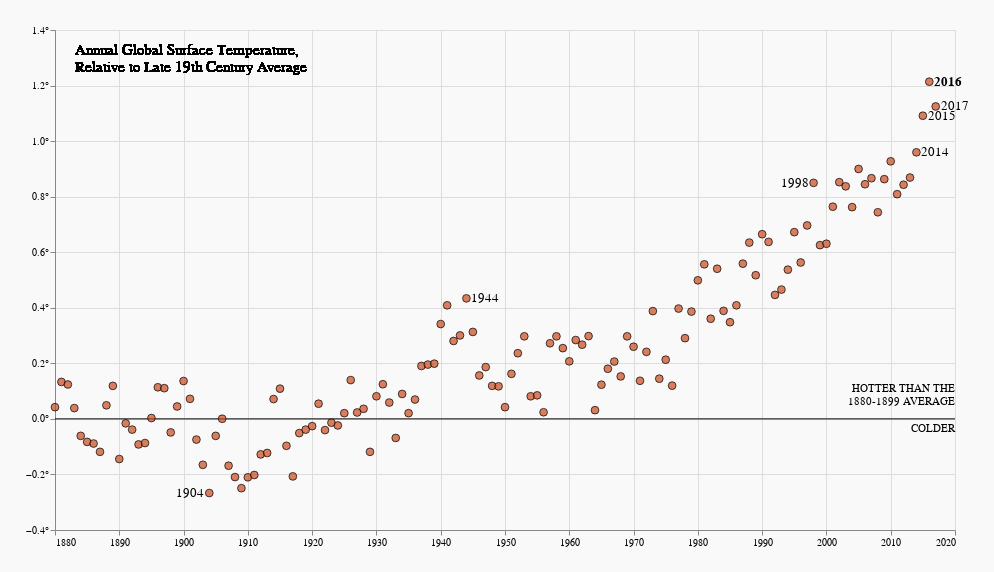

The notebook cell saved with this chart:
### Code cell
alt.layer(line,
          text_above,
          text_below,
          text_head,
          base,
          points_with_year_right,
          points_with_year_left,
          points_with_year_bold).properties(width = width,
                                            height = height,
                                            background = '#F9F9F9',
                                            padding = 25)

### Figure 1 — Vega-Lite specification as saved in the notebook (floating-point values rounded to 4 significant figures; data arrays with more than 128 entries replaced by an {"elided": "..."} marker saying what was removed)
{"config": {"view": {"continuousWidth": 400, "continuousHeight": 300}}, "layer": [{"data": {"name": "data-0b0be989e3ce0a0e1d4765aa61d57660"}, "mark": "rule", "encoding": {"y": {"type": "quantitative", "axis": {"tickCount": 10}, "field": "80-90avg"}}}, {"data": {"name": "data-0b0be989e3ce0a0e1d4765aa61d57660"}, "mark": {"type": "text", "align": "right", "dy": -30, "lineBreak": "\n"}, "encoding": {"text": {"value": "HOTTER THAN THE\n 1880-1899 AVERAGE"}, "x": {"value": 900}, "y": {"type": "quantitative", "axis": {"tickCount": 10}, "field": "80-90avg"}}}, {"data": {"name": "data-0b0be989e3ce0a0e1d4765aa61d57660"}, "mark": {"type": "text", "align": "right", "dy": 10, "lineBreak": "\n"}, "encoding": {"text": {"value": "COLDER"}, "x": {"value": 900}, "y": {"type": "quantitative", "axis": {"tickCount": 10}, "field": "80-90avg"}}}, {"data": {"name": "data-4be9e82007fc8549801a3b944de2f0a9"}, "mark": {"type": "text", "align": "left", "dx": 20, "dy": 20, "fontSize": 15, "lineBreak": "\n"}, "encoding": {"text": {"value": "Annual Global Surface Temperature,\n Relative to Late 19th Century Average"}, "x": {"value": 0}, "y": {"value": 0}}}, {"data": {"name": "data-4be9e82007fc8549801a3b944de2f0a9"}, "mark": {"type": "point", "color": "black", "fill": "#ca4a1c", "size": 60, "strokeWidth": 1}, "encoding": {"x": {"type": "quantitative", "axis": {"format": "<4d", "tickCount": 14}, "field": "Year", "scale": {"zero": false}, "title": ""}, "y": {"type": "quantitative", "axis": {"labelExpr": "datum.label+ \"°\""}, "field": "year_mean_rel", "title": ""}}}, {"data": {"name": "data-f7463814554f033c88e5a23eec1565b5"}, "mark": {"type": "text", "align": "left", "baseline": "middle", "dx": 5, "fontSize": 13}, "encoding": {"text": {"type": "quantitative", "field": "Year"}, "x": {"type": "quantitative", "field": "Year", "title": ""}, "y": {"type": "quantitative", "field": "year_mean_rel", "title": ""}}}, {"data": {"name": "data-db22589b17cd40db2cd3a1f54ad72d60"}, "mark": {"type": "text", "align": "right", "baseline": "middle", "dx": -5, "fontSize": 13}, "encoding": {"text": {"type": "quantitative", "field": "Year"}, "x": {"type": "quantitative", "field": "Year", "title": ""}, "y": {"type": "quantitative", "field": "year_mean_rel", "title": ""}}}, {"data": {"name": "data-bcab19d9f31fea8198ed92c87b0ad69c"}, "mark": {"type": "text", "align": "left", "baseline": "middle", "dx": 5, "fontSize": 13, "fontWeight": "bold"}, "encoding": {"text": {"type": "quantitative", "field": "Year"}, "x": {"type": "quantitative", "field": "Year", "title": ""}, "y": {"type": "quantitative", "field": "year_mean_rel", "title": ""}}}], "background": "#F9F9F9", "height": 500, "padding": 25, "width": 900, "$schema": "https://vega.github.io/schema/vega-lite/v4.8.1.json", "datasets": {"data-0b0be989e3ce0a0e1d4765aa61d57660": [{"80-90avg": 0}], "data-4be9e82007fc8549801a3b944de2f0a9": {"elided": "138 records"}, "data-f7463814554f033c88e5a23eec1565b5": [{"Year": 1944, "Jan": 0.35, "Feb": 0.26, "Mar": 0.26, "Apr": 0.19, "May": 0.19, "Jun": 0.2, "Jul": 0.18, "Aug": 0.17, "Sep": 0.3, "Oct": 0.25, "Nov": 0.1, "Dec": 0.02, "J-D": 0.21, "D-N": ".23", "DJF": ".29", "MAM": 0.22, "JJA": 0.18, "SON": 0.22, "year_mean": 0.2058, "year_mean_rel": 0.4339}, {"Year": 2014, "Jan": 0.73, "Feb": 0.52, "Mar": 0.76, "Apr": 0.77, "May": 0.85, "Jun": 0.66, "Jul": 0.56, "Aug": 0.8, "Sep": 0.88, "Oct": 0.81, "Nov": 0.66, "Dec": 0.78, "J-D": 0.73, "D-N": ".72", "DJF": ".63", "MAM": 0.79, "JJA": 0.67, "SON": 0.78, "year_mean": 0.7317, "year_mean_rel": 0.9597}, {"Year": 2015, "Jan": 0.81, "Feb": 0.87, "Mar": 0.9, "Apr": 0.74, "May": 0.75, "Jun": 0.79, "Jul": 0.71, "Aug": 0.79, "Sep": 0.81, "Oct": 1.07, "Nov": 1.02, "Dec": 1.1, "J-D": 0.86, "D-N": ".84", "DJF": ".82", "MAM": 0.8, "JJA": 0.76, "SON": 0.97, "year_mean": 0.8633, "year_mean_rel": 1.091}, {"Year": 2017, "Jan": 0.96, "Feb": 1.11, "Mar": 1.13, "Apr": 0.93, "May": 0.88, "Jun": 0.7, "Jul": 0.81, "Aug": 0.86, "Sep": 0.74, "Oct": 0.88, "Nov": 0.87, "Dec": 0.89, "J-D": 0.9, "D-N": ".89", "DJF": ".96", "MAM": 0.98, "JJA": 0.79, "SON": 0.83, "year_mean": 0.8967, "year_mean_rel": 1.125}], "data-db22589b17cd40db2cd3a1f54ad72d60": [{"Year": 1904, "Jan": -0.67, "Feb": -0.59, "Mar": -0.51, "Apr": -0.55, "May": -0.56, "Jun": -0.51, "Jul": -0.54, "Aug": -0.51, "Sep": -0.53, "Oct": -0.4, "Nov": -0.22, "Dec": -0.35, "J-D": -0.49, "D-N": "-.51", "DJF": "-.60", "MAM": -0.54, "JJA": -0.52, "SON": -0.38, "year_mean": -0.495, "year_mean_rel": -0.267}, {"Year": 1998, "Jan": 0.6, "Feb": 0.9, "Mar": 0.63, "Apr": 0.63, "May": 0.69, "Jun": 0.77, "Jul": 0.68, "Aug": 0.66, "Sep": 0.41, "Oct": 0.44, "Nov": 0.49, "Dec": 0.56, "J-D": 0.62, "D-N": ".62", "DJF": ".69", "MAM": 0.65, "JJA": 0.7, "SON": 0.45, "year_mean": 0.6217, "year_mean_rel": 0.8497}], "data-bcab19d9f31fea8198ed92c87b0ad69c": [{"Year": 2016, "Jan": 1.15, "Feb": 1.34, "Mar": 1.3, "Apr": 1.07, "May": 0.9, "Jun": 0.78, "Jul": 0.82, "Aug": 0.99, "Sep": 0.87, "Oct": 0.89, "Nov": 0.9, "Dec": 0.82, "J-D": 0.99, "D-N": "1.01", "DJF": "1.19", "MAM": 1.09, "JJA": 0.86, "SON": 0.88, "year_mean": 0.9858, "year_mean_rel": 1.214}]}}
